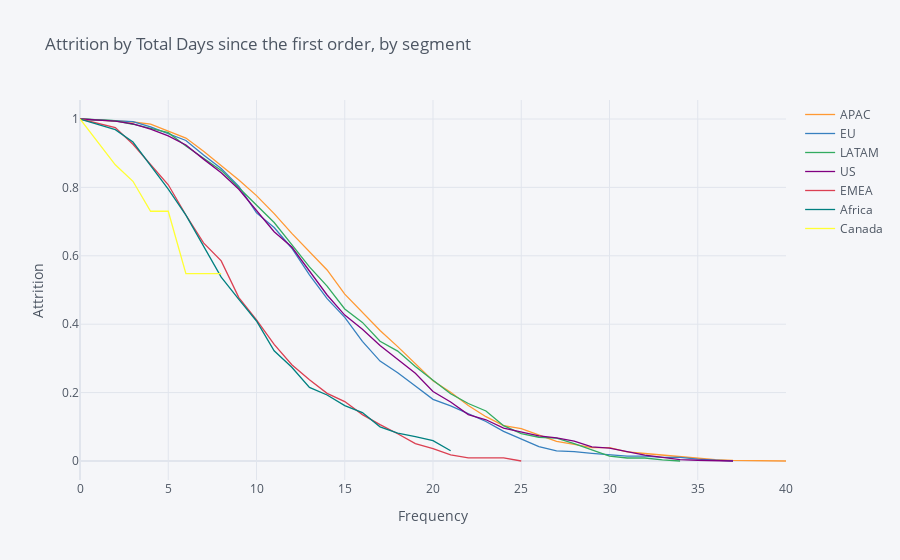

The cell this chart's notebook holds for it:
### Markdown cell above
The following graph gives us insights regarding the different frequency in the different countries. We learned that the more frequent a customer orders the more profitable he will be for us.

### Code cell
rates=survival(df_gr_market, 'Market', 'Frequency', 'Attrition')
rates.iplot(kind='line', xTitle='Frequency', yTitle='Attrition',title='Attrition by Total Days since the first order, by segment')

### Figure 1 — Plotly figure (JSON) as saved in the notebook; plotly's stock layout.template omitted (floating-point values rounded to 4 significant figures)
{"data": [{"line": {"color": "rgba(255, 153, 51, 1.0)", "dash": "solid", "shape": "linear", "width": 1.3}, "mode": "lines", "name": "APAC", "text": "", "type": "scatter", "x": [0, 2, 3, 4, 5, 6, 7, 8, 9, 10, 11, 12, 13, 14, 15, 16, 17, 18, 19, 20, 21, 22, 23, 24, 25, 26, 27, 28, 29, 30, 31, 32, 33, 34, 35, 36, 37, 40], "y": [1, 0.995, 0.9912, 0.9848, 0.9654, 0.9444, 0.9056, 0.8627, 0.8219, 0.776, 0.7232, 0.6655, 0.6109, 0.5587, 0.488, 0.4347, 0.3815, 0.3345, 0.2846, 0.2346, 0.2011, 0.1625, 0.1296, 0.1032, 0.09444, 0.07467, 0.0571, 0.04832, 0.03911, 0.03911, 0.02689, 0.022, 0.01711, 0.01222, 0.007334, 0.003667, 0.001833, 0]}, {"line": {"color": "rgba(55, 128, 191, 1.0)", "dash": "solid", "shape": "linear", "width": 1.3}, "mode": "lines", "name": "EU", "text": "", "type": "scatter", "x": [0, 2, 3, 4, 5, 6, 7, 8, 9, 10, 11, 12, 13, 14, 15, 16, 17, 18, 19, 20, 21, 22, 23, 24, 25, 26, 27, 28, 29, 30, 31, 32, 33, 34, 35, 36, 37, 40], "y": [1, 0.9962, 0.9924, 0.9769, 0.9573, 0.9371, 0.8946, 0.855, 0.8027, 0.7255, 0.6826, 0.622, 0.5445, 0.4747, 0.4198, 0.3498, 0.2922, 0.2579, 0.219, 0.1801, 0.1613, 0.1373, 0.1155, 0.08664, 0.06323, 0.04215, 0.02975, 0.02727, 0.02231, 0.01736, 0.01446, 0.01446, 0.01085, 0.01085, 0.005424, 0.002712, 0, ""]}, {"line": {"color": "rgba(50, 171, 96, 1.0)", "dash": "solid", "shape": "linear", "width": 1.3}, "mode": "lines", "name": "LATAM", "text": "", "type": "scatter", "x": [0, 2, 3, 4, 5, 6, 7, 8, 9, 10, 11, 12, 13, 14, 15, 16, 17, 18, 19, 20, 21, 22, 23, 24, 25, 26, 27, 28, 29, 30, 31, 32, 33, 34, 35, 36, 37, 40], "y": [1, 0.9949, 0.9847, 0.973, 0.9599, 0.9211, 0.8865, 0.8497, 0.7988, 0.7483, 0.6974, 0.6325, 0.5675, 0.5114, 0.4446, 0.4052, 0.3501, 0.3213, 0.2763, 0.2359, 0.1966, 0.1682, 0.1462, 0.1034, 0.0801, 0.06942, 0.06665, 0.05078, 0.03174, 0.01411, 0.008816, 0.008816, 0.003526, 0, "", "", "", ""]}, {"line": {"color": "rgba(128, 0, 128, 1.0)", "dash": "solid", "shape": "linear", "width": 1.3}, "mode": "lines", "name": "US", "text": "", "type": "scatter", "x": [0, 2, 3, 4, 5, 6, 7, 8, 9, 10, 11, 12, 13, 14, 15, 16, 17, 18, 19, 20, 21, 22, 23, 24, 25, 26, 27, 28, 29, 30, 31, 32, 33, 34, 35, 36, 37, 40], "y": [1, 0.9937, 0.986, 0.9704, 0.9507, 0.9239, 0.8827, 0.8429, 0.7946, 0.7339, 0.6703, 0.6258, 0.5568, 0.4854, 0.4266, 0.385, 0.3379, 0.2977, 0.2565, 0.2033, 0.1726, 0.1356, 0.1205, 0.09643, 0.08541, 0.07363, 0.06749, 0.05829, 0.04114, 0.03771, 0.02743, 0.01714, 0.01071, 0.004286, 0.002143, 0.002143, 0, ""]}, {"line": {"color": "rgba(219, 64, 82, 1.0)", "dash": "solid", "shape": "linear", "width": 1.3}, "mode": "lines", "name": "EMEA", "text": "", "type": "scatter", "x": [0, 2, 3, 4, 5, 6, 7, 8, 9, 10, 11, 12, 13, 14, 15, 16, 17, 18, 19, 20, 21, 22, 23, 24, 25, 26, 27, 28, 29, 30, 31, 32, 33, 34, 35, 36, 37, 40], "y": [1, 0.9748, 0.926, 0.8669, 0.8077, 0.7192, 0.6379, 0.5851, 0.4778, 0.4125, 0.3409, 0.2816, 0.2374, 0.1978, 0.1737, 0.1357, 0.1062, 0.07965, 0.05068, 0.0362, 0.0181, 0.009051, 0.009051, 0.009051, 0, "", "", "", "", "", "", "", "", "", "", "", "", ""]}, {"line": {"color": "rgba(0, 128, 128, 1.0)", "dash": "solid", "shape": "linear", "width": 1.3}, "mode": "lines", "name": "Africa", "text": "", "type": "scatter", "x": [0, 2, 3, 4, 5, 6, 7, 8, 9, 10, 11, 12, 13, 14, 15, 16, 17, 18, 19, 20, 21, 22, 23, 24, 25, 26, 27, 28, 29, 30, 31, 32, 33, 34, 35, 36, 37, 40], "y": [1, 0.9687, 0.9327, 0.8628, 0.7952, 0.7188, 0.6289, 0.5374, 0.4727, 0.4094, 0.3223, 0.2742, 0.2151, 0.193, 0.1619, 0.1416, 0.09998, 0.0818, 0.07158, 0.05965, 0.02982, "", "", "", "", "", "", "", "", "", "", "", "", "", "", "", "", ""]}, {"line": {"color": "rgba(255, 255, 51, 1.0)", "dash": "solid", "shape": "linear", "width": 1.3}, "mode": "lines", "name": "Canada", "text": "", "type": "scatter", "x": [0, 2, 3, 4, 5, 6, 7, 8, 9, 10, 11, 12, 13, 14, 15, 16, 17, 18, 19, 20, 21, 22, 23, 24, 25, 26, 27, 28, 29, 30, 31, 32, 33, 34, 35, 36, 37, 40], "y": [1, 0.866, 0.8179, 0.7302, 0.7302, 0.5477, 0.5477, 0.5477, "", "", "", "", "", "", "", "", "", "", "", "", "", "", "", "", "", "", "", "", "", "", "", "", "", "", "", "", "", ""]}], "layout": {"legend": {"bgcolor": "#F5F6F9", "font": {"color": "#4D5663"}}, "paper_bgcolor": "#F5F6F9", "plot_bgcolor": "#F5F6F9", "title": {"font": {"color": "#4D5663"}, "text": "Attrition by Total Days since the first order, by segment"}, "xaxis": {"gridcolor": "#E1E5ED", "showgrid": true, "tickfont": {"color": "#4D5663"}, "title": {"font": {"color": "#4D5663"}, "text": "Frequency"}, "zerolinecolor": "#E1E5ED"}, "yaxis": {"gridcolor": "#E1E5ED", "showgrid": true, "tickfont": {"color": "#4D5663"}, "title": {"font": {"color": "#4D5663"}, "text": "Attrition"}, "zerolinecolor": "#E1E5ED"}}}
